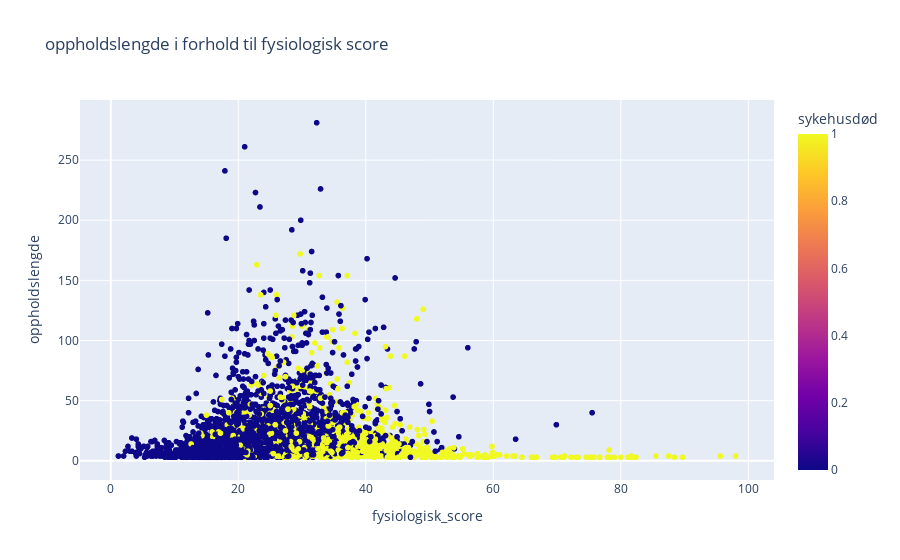

This figure's notebook cell:
### Markdown cell above
##### Ser da at det er større sjangs for å overleve hvis man ikke har en høy fysiologisk score, kan indikere at jo lavere fysiologisk score man har jo kortere er man på sykehus, og friskerer er man. Ser også dette at hvis man har en veldig høy fysiologisk score når man blir lagt inn, så er det større sjangs for at man dør på sykehuset og har mindre opphold.

### Code cell
fig=px.scatter(train_df, x='fysiologisk_score', y='oppholdslengde', title= 'oppholdslengde i forhold til fysiologisk score',color='sykehusdød')
fig.show()

### Figure 1 — Plotly figure (JSON) as saved in the notebook; plotly's stock layout.template omitted (floating-point values rounded to 4 significant figures; data arrays with more than 128 entries replaced by an {"elided": "..."} marker saying what was removed)
{"data": [{"hovertemplate": "fysiologisk_score=%{x}<br>oppholdslengde=%{y}<br>sykehusdød=%{marker.color}<extra></extra>", "legendgroup": "", "marker": {"color": {"elided": "5413 int values"}, "coloraxis": "coloraxis", "symbol": "circle"}, "mode": "markers", "name": "", "showlegend": false, "type": "scattergl", "x": {"elided": "5413 float values"}, "xaxis": "x", "y": {"elided": "5413 int values"}, "yaxis": "y"}], "layout": {"coloraxis": {"colorbar": {"title": {"text": "sykehusdød"}}, "colorscale": [[0, "#0d0887"], [0.1111, "#46039f"], [0.2222, "#7201a8"], [0.3333, "#9c179e"], [0.4444, "#bd3786"], [0.5556, "#d8576b"], [0.6667, "#ed7953"], [0.7778, "#fb9f3a"], [0.8889, "#fdca26"], [1, "#f0f921"]]}, "legend": {"tracegroupgap": 0}, "title": {"text": "oppholdslengde i forhold til fysiologisk score"}, "xaxis": {"anchor": "y", "domain": [0, 1], "title": {"text": "fysiologisk_score"}}, "yaxis": {"anchor": "x", "domain": [0, 1], "title": {"text": "oppholdslengde"}}}}
